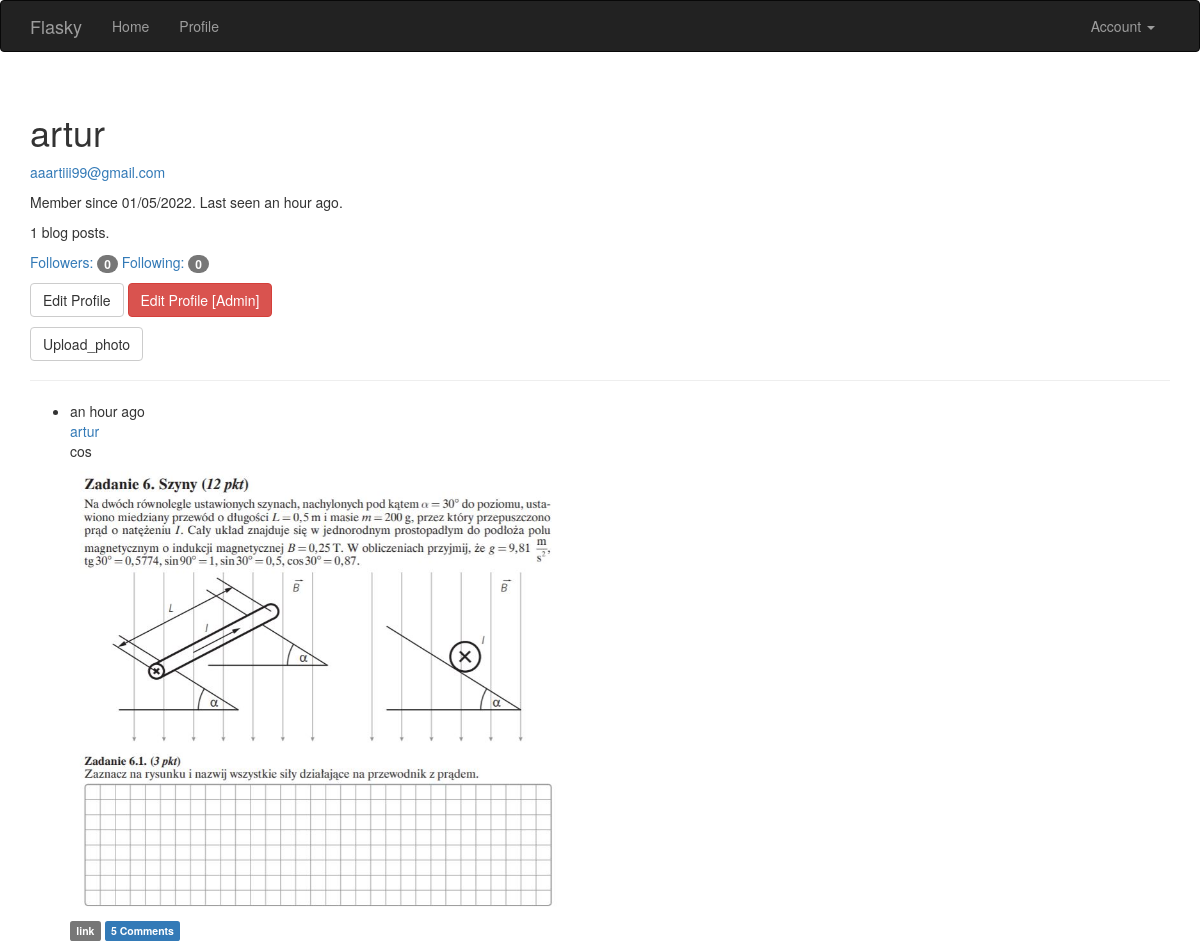
The app's page /user/artur (signed in) with its own data.
### app/models/models.py (models this page shows, shortened)
class User(UserMixin, db.Model):
    __tablename__ = 'users'
    id = db.Column(db.Integer, primary_key=True)
    email = db.Column(db.String(64), unique=True, index=True)
    username = db.Column(db.String(64), unique=True, index=True)
    role_id = db.Column(db.Integer, db.ForeignKey('roles.id'))
    password_hash = db.Column(db.String(128))
    confirmed = db.Column(db.Boolean, default=False)
    name = db.Column(db.String(64))
    location = db.Column(db.String(64))
    about_me = db.Column(db.Text())
    member_since = db.Column(db.DateTime(), default=datetime.datetime.utcnow)
    last_seen = db.Column(db.DateTime(), default=datetime.datetime.utcnow)
    posts = db.relationship('Post', backref='author', lazy='dynamic')
    followed = db.relationship('Follow', foreign_keys=[Follow.follower_id],
                               backref=db.backref('follower', lazy='joined'), lazy='dynamic',
                               cascade='all, delete-orphan')
    followers = db.relationship('Follow', foreign_keys=[Follow.followed_id],
                                backref=db.backref('followed', lazy='joined'), lazy='dynamic',
                                cascade='all, delete-orphan')
    comments = db.relationship('Comment', backref='author', lazy='dynamic')
    def ping(self):
        self.last_seen = datetime.datetime.utcnow()
        db.session.add(self)
        db.session.commit()
    def can(self, perm):
        return self.role is not None and self.role.has_permission(perm)
    def is_admin(self):
        return self.can(Permission.ADMIN)
    @property
    def password(self):
        raise AttributeError('Cannot read password attribute')

class Post(db.Model):
    __tablename__ = 'posts'
    id = db.Column(db.Integer, primary_key=True)
    body = db.Column(db.Text)
    timestamp = db.Column(db.DateTime, index=True, default=datetime.datetime.utcnow)
    author_id = db.Column(db.Integer, db.ForeignKey('users.id'))
    picture_path = db.Column(db.String(128), unique=True, index=True)
    comments = db.relationship('Comment', backref='post', lazy='dynamic')

### app/main/views.py (the view)
@main.route('/user/<username>')
def user(username):
    user = User.query.filter_by(username=username).first_or_404()
    posts = user.posts.order_by(Post.timestamp.desc()).all()
    return render_template('user.html', user=user, posts=posts)

### app/auth/views.py (called while the page is built)
@auth.before_app_request
def before_request():
    if current_user.is_authenticated:
        current_user.ping()
        if not current_user.confirmed \
                and request.blueprint != 'auth' and request.endpoint != 'static':
            return redirect(url_for('auth.unconfirmed'))

### app/main/__init__.py (called while the page is built)
@main.app_context_processor
def inject_permission():
    return dict(Permission=Permission)

### app/models/models.py (called while the page is built)
@login_manager.user_loader
def load_user(user_id):
    return User.query.get(int(user_id))

    def has_permission(self, perm):
        return self.permission & perm == perm

### app/templates/user.html (shortened to what this page needs)
{% extends "base.html" %}
{% block page_content %}
<div class="page-header">
    <h1>{{ user.username }}</h1>
    {% if current_user.is_admin() %}
    <p><a href="mailto:{{ user.email }}">{{ user.email }}</a></p>
    {% endif %}
    <p>Member since {{ moment(user.member_since).format('L') }}. Last seen {{ moment(user.last_seen).fromNow() }}.</p>
    <p>{{ user.posts.count() }} blog posts.</p>
    <p>
        <a href="{{ url_for('.followers', username=user.username) }}">Followers: <span class="badge">{{ user.followers.count() }}</span></a>
        <a href="{{ url_for('.followed_by', username=user.username) }}">Following: <span class="badge">{{ user.followed.count() }}</span></a>
    </p>
    <p>
        {% if user == current_user %}
        <a class="btn btn-default" href="{{ url_for('.edit_profile') }}">Edit Profile</a>
        {% endif %}
        {% if current_user.is_admin() %}
        <a class="btn btn-danger" href="{{ url_for('.edit_profile_admin', id=user.id) }}">Edit Profile [Admin]</a>
        {% endif %}
    </p>
    <p>
        {% if user == current_user %}
        <a class="btn btn-default" href="{{ url_for('.upload_picture') }}">Upload_photo</a>
        {% endif %}
    </p>
</div>
{% include '_posts.html' %}
{% endblock %}

### app/templates/_posts.html (shortened to what this page needs)
<ul class="posts">
    {% for post in posts %}
    <li class="post">
        <div class="post-content">
            <div class="post-date">{{ moment(post.timestamp).fromNow() }}</div>
            <div class="post-author"><a href="{{ url_for('.user', username=post.author.username) }}">{{ post.author.username }}</a></div>
            <div class="post-body">{{ post.body }}</div>
            <img class="post-img" width="500" src="{{ post.picture_path }}">
        </div>
        <div class="post-footer">
                <a href="{{ url_for('.post', id=post.id) }}">
                    <span class="label label-default">link</span>
                </a>
                <a href="{{ url_for('.post', id=post.id) }}#comments">
                    <span class="label label-primary">{{ post.comments.count() }} Comments</span>
                </a>
            </div>
    </li>
    {% endfor %}
</ul>

### records on screen
User: username "artur", email "aaartiii99@gmail.com", member_since "01/05/2022", last_seen "an hour ago"
Post: timestamp "an hour ago", author.username "artur", body "cos", picture_path (picture), comments.count "5"

### other values on screen
{{ user.posts.count() }} "1"
{{ user.followers.count() }} "0"
{{ user.followed.count() }} "0"
